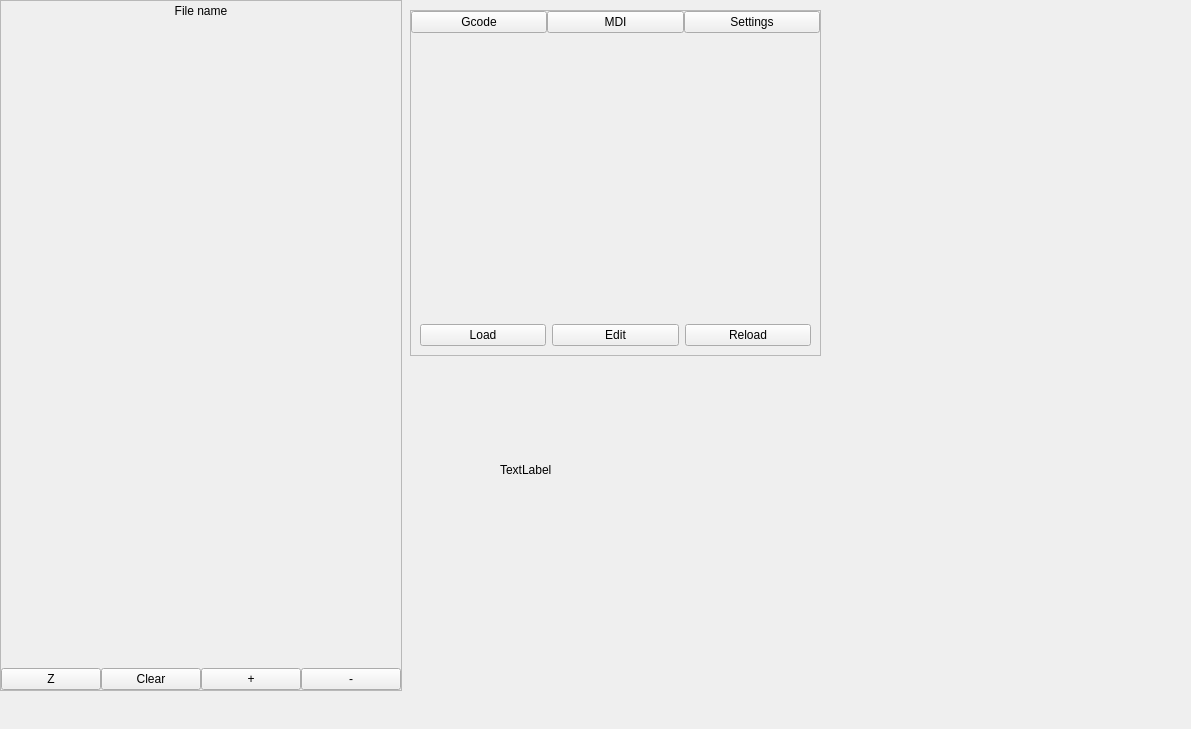
<?xml version="1.0" encoding="UTF-8"?>
<ui version="4.0">
 <class>MainWindow</class>
 <widget class="QMainWindow" name="MainWindow">
  <property name="geometry">
   <rect>
    <x>0</x>
    <y>0</y>
    <width>1191</width>
    <height>729</height>
   </rect>
  </property>
  <property name="windowTitle">
   <string>MainWindow</string>
  </property>
  <widget class="QWidget" name="centralwidget">
   <layout class="QGridLayout" name="gridLayout">
    <property name="leftMargin">
     <number>0</number>
    </property>
    <property name="topMargin">
     <number>0</number>
    </property>
    <property name="rightMargin">
     <number>0</number>
    </property>
    <property name="bottomMargin">
     <number>0</number>
    </property>
    <property name="spacing">
     <number>0</number>
    </property>
    <item row="0" column="0">
     <widget class="ScreenOptions" name="screen_options">
      <widget class="QFrame" name="frame_graphics">
       <property name="geometry">
        <rect>
         <x>0</x>
         <y>0</y>
         <width>402</width>
         <height>691</height>
        </rect>
       </property>
       <property name="frameShape">
        <enum>QFrame::StyledPanel</enum>
       </property>
       <property name="frameShadow">
        <enum>QFrame::Raised</enum>
       </property>
       <layout class="QGridLayout" name="gridLayout_2">
        <property name="leftMargin">
         <number>0</number>
        </property>
        <property name="topMargin">
         <number>0</number>
        </property>
        <property name="rightMargin">
         <number>0</number>
        </property>
        <property name="bottomMargin">
         <number>0</number>
        </property>
        <property name="spacing">
         <number>0</number>
        </property>
        <item row="2" column="2">
         <widget class="QPushButton" name="pb_view_zoom_in">
          <property name="text">
           <string>+</string>
          </property>
         </widget>
        </item>
        <item row="2" column="1">
         <widget class="QPushButton" name="pb_view_clear">
          <property name="text">
           <string>Clear</string>
          </property>
         </widget>
        </item>
        <item row="2" column="0">
         <widget class="QPushButton" name="pb_view_z">
          <property name="text">
           <string>Z</string>
          </property>
         </widget>
        </item>
        <item row="2" column="3">
         <widget class="QPushButton" name="pb_view_zoom_out">
          <property name="text">
           <string>-</string>
          </property>
         </widget>
        </item>
        <item row="1" column="0" colspan="4">
         <widget class="GCodeGraphics" name="gcodegraphics">
          <property name="_view" stdset="0">
           <string>z</string>
          </property>
          <property name="_dro" stdset="0">
           <bool>true</bool>
          </property>
          <property name="_dtg" stdset="0">
           <bool>false</bool>
          </property>
          <property name="background_color" stdset="0">
           <color>
            <red>0</red>
            <green>0</green>
            <blue>0</blue>
           </color>
          </property>
         </widget>
        </item>
        <item row="0" column="0" colspan="4">
         <widget class="StatusLabel" name="statuslabel">
          <property name="maximumSize">
           <size>
            <width>16777215</width>
            <height>20</height>
           </size>
          </property>
          <property name="text">
           <string>File name</string>
          </property>
          <property name="alignment">
           <set>Qt::AlignCenter</set>
          </property>
          <property name="filename_status" stdset="0">
           <bool>true</bool>
          </property>
         </widget>
        </item>
       </layout>
      </widget>
      <widget class="QFrame" name="frame_other">
       <property name="geometry">
        <rect>
         <x>410</x>
         <y>10</y>
         <width>411</width>
         <height>346</height>
        </rect>
       </property>
       <property name="frameShape">
        <enum>QFrame::StyledPanel</enum>
       </property>
       <property name="frameShadow">
        <enum>QFrame::Raised</enum>
       </property>
       <layout class="QGridLayout" name="gridLayout_3">
        <property name="leftMargin">
         <number>0</number>
        </property>
        <property name="topMargin">
         <number>0</number>
        </property>
        <property name="rightMargin">
         <number>0</number>
        </property>
        <property name="bottomMargin">
         <number>0</number>
        </property>
        <property name="spacing">
         <number>0</number>
        </property>
        <item row="0" column="0">
         <widget class="QPushButton" name="pb_gcode_tab">
          <property name="text">
           <string>Gcode</string>
          </property>
         </widget>
        </item>
        <item row="0" column="1">
         <widget class="QPushButton" name="pb_mdi_tab">
          <property name="text">
           <string>MDI</string>
          </property>
         </widget>
        </item>
        <item row="0" column="2">
         <widget class="QPushButton" name="pb_settings_tab">
          <property name="text">
           <string>Settings</string>
          </property>
         </widget>
        </item>
        <item row="1" column="0" colspan="3">
         <widget class="QStackedWidget" name="sw_other">
          <property name="currentIndex">
           <number>0</number>
          </property>
          <widget class="QWidget" name="page">
           <layout class="QGridLayout" name="gridLayout_4">
            <item row="1" column="1">
             <widget class="QPushButton" name="pb_gcode_edit">
              <property name="text">
               <string>Edit</string>
              </property>
             </widget>
            </item>
            <item row="1" column="0">
             <widget class="QPushButton" name="pb_gcode_load">
              <property name="text">
               <string>Load</string>
              </property>
             </widget>
            </item>
            <item row="0" column="0" colspan="3">
             <widget class="GcodeEditor" name="gcodeeditor"/>
            </item>
            <item row="1" column="2">
             <widget class="QPushButton" name="pb_gcode_reload">
              <property name="text">
               <string>Reload</string>
              </property>
             </widget>
            </item>
           </layout>
          </widget>
          <widget class="QWidget" name="page_2">
           <layout class="QGridLayout" name="gridLayout_8">
            <item row="0" column="0">
             <widget class="MDIHistory" name="mdihistory"/>
            </item>
           </layout>
          </widget>
          <widget class="QWidget" name="page_6">
           <layout class="QGridLayout" name="gridLayout_10">
            <item row="3" column="0">
             <spacer name="verticalSpacer_2">
              <property name="orientation">
               <enum>Qt::Vertical</enum>
              </property>
              <property name="sizeHint" stdset="0">
               <size>
                <width>20</width>
                <height>40</height>
               </size>
              </property>
             </spacer>
            </item>
            <item row="0" column="0" colspan="2">
             <layout class="QGridLayout" name="gridLayout_9">
              <item row="0" column="2">
               <widget class="QPushButton" name="pb_halmeter">
                <property name="text">
                 <string>HAL Meter</string>
                </property>
               </widget>
              </item>
              <item row="0" column="1">
               <widget class="QPushButton" name="pb_halscope">
                <property name="text">
                 <string>HAL Scope</string>
                </property>
               </widget>
              </item>
              <item row="0" column="0">
               <widget class="QPushButton" name="pb_halshow">
                <property name="text">
                 <string>HAL Show</string>
                </property>
               </widget>
              </item>
              <item row="1" column="0" colspan="3">
               <layout class="QHBoxLayout" name="horizontalLayout">
                <item>
                 <widget class="QPushButton" name="pb_status">
                  <property name="text">
                   <string>Status</string>
                  </property>
                 </widget>
                </item>
                <item>
                 <widget class="QPushButton" name="pb_calibration">
                  <property name="text">
                   <string>Calibration</string>
                  </property>
                 </widget>
                </item>
               </layout>
              </item>
             </layout>
            </item>
            <item row="2" column="1">
             <widget class="JogIncrements" name="jogincrements"/>
            </item>
            <item row="1" column="0">
             <widget class="QRadioButton" name="radioButton">
              <property name="text">
               <string>Show grid</string>
              </property>
             </widget>
            </item>
            <item row="2" column="0">
             <widget class="QLabel" name="label">
              <property name="text">
               <string>Grid size</string>
              </property>
             </widget>
            </item>
           </layout>
          </widget>
         </widget>
        </item>
       </layout>
      </widget>
      <widget class="FileDialog" name="filedialog">
       <property name="geometry">
        <rect>
         <x>480</x>
         <y>640</y>
         <width>71</width>
         <height>41</height>
        </rect>
       </property>
       <property name="state">
        <bool>false</bool>
       </property>
      </widget>
      <widget class="QLabel" name="label_2">
       <property name="geometry">
        <rect>
         <x>500</x>
         <y>460</y>
         <width>211</width>
         <height>20</height>
        </rect>
       </property>
       <property name="text">
        <string>TextLabel</string>
       </property>
      </widget>
     </widget>
    </item>
   </layout>
  </widget>
 </widget>
 <customwidgets>
  <customwidget>
   <class>GCodeGraphics</class>
   <extends>QWidget</extends>
   <header>qtvcp.widgets.gcode_graphics</header>
   <container>1</container>
  </customwidget>
  <customwidget>
   <class>MDIHistory</class>
   <extends>QWidget</extends>
   <header>qtvcp.widgets.mdi_history</header>
  </customwidget>
  <customwidget>
   <class>GcodeEditor</class>
   <extends>QWidget</extends>
   <header>qtvcp.widgets.gcode_editor</header>
   <container>1</container>
  </customwidget>
  <customwidget>
   <class>StatusLabel</class>
   <extends>QLabel</extends>
   <header>qtvcp.widgets.status_label</header>
  </customwidget>
  <customwidget>
   <class>FileDialog</class>
   <extends>QDialog</extends>
   <header>qtvcp.widgets.dialog_widget</header>
  </customwidget>
  <customwidget>
   <class>ScreenOptions</class>
   <extends>QWidget</extends>
   <header>qtvcp.widgets.screen_options</header>
   <container>1</container>
  </customwidget>
  <customwidget>
   <class>JogIncrements</class>
   <extends>QComboBox</extends>
   <header>qtvcp.widgets.jog_increments</header>
  </customwidget>
 </customwidgets>
 <resources/>
 <connections/>
</ui>
